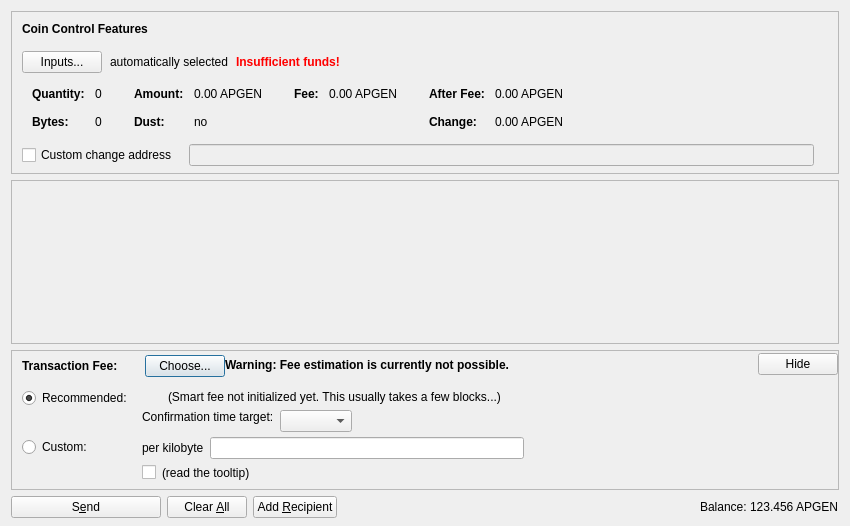
<?xml version="1.0" encoding="UTF-8"?>
<ui version="4.0">
 <class>SendCoinsDialog</class>
 <widget class="QDialog" name="SendCoinsDialog">
  <property name="geometry">
   <rect>
    <x>0</x>
    <y>0</y>
    <width>850</width>
    <height>526</height>
   </rect>
  </property>
  <property name="windowTitle">
   <string>Send Coins</string>
  </property>
  <layout class="QVBoxLayout" name="verticalLayout" stretch="0,1,0,0">
   <property name="bottomMargin">
    <number>8</number>
   </property>
   <item>
    <widget class="QFrame" name="frameCoinControl">
     <property name="sizePolicy">
      <sizepolicy hsizetype="Expanding" vsizetype="Expanding">
       <horstretch>0</horstretch>
       <verstretch>0</verstretch>
      </sizepolicy>
     </property>
     <property name="maximumSize">
      <size>
       <width>16777215</width>
       <height>16777215</height>
      </size>
     </property>
     <property name="frameShape">
      <enum>QFrame::StyledPanel</enum>
     </property>
     <property name="frameShadow">
      <enum>QFrame::Sunken</enum>
     </property>
     <layout class="QVBoxLayout" name="verticalLayoutCoinControl2">
      <property name="spacing">
       <number>0</number>
      </property>
      <property name="leftMargin">
       <number>0</number>
      </property>
      <property name="topMargin">
       <number>0</number>
      </property>
      <property name="rightMargin">
       <number>0</number>
      </property>
      <property name="bottomMargin">
       <number>6</number>
      </property>
      <item>
       <layout class="QVBoxLayout" name="verticalLayoutCoinControl" stretch="0,0,0,0,1">
        <property name="spacing">
         <number>0</number>
        </property>
        <property name="leftMargin">
         <number>10</number>
        </property>
        <property name="topMargin">
         <number>10</number>
        </property>
        <item>
         <layout class="QHBoxLayout" name="horizontalLayoutCoinControl1">
          <property name="bottomMargin">
           <number>15</number>
          </property>
          <item>
           <widget class="QLabel" name="labelCoinControlFeatures">
            <property name="sizePolicy">
             <sizepolicy hsizetype="Preferred" vsizetype="Maximum">
              <horstretch>0</horstretch>
              <verstretch>0</verstretch>
             </sizepolicy>
            </property>
            <property name="font">
             <font>
              <weight>75</weight>
              <bold>true</bold>
             </font>
            </property>
            <property name="styleSheet">
             <string notr="true">font-weight:bold;</string>
            </property>
            <property name="text">
             <string>Coin Control Features</string>
            </property>
           </widget>
          </item>
         </layout>
        </item>
        <item>
         <layout class="QHBoxLayout" name="horizontalLayoutCoinControl2" stretch="0,0,0,0">
          <property name="spacing">
           <number>8</number>
          </property>
          <property name="bottomMargin">
           <number>10</number>
          </property>
          <item>
           <widget class="QPushButton" name="pushButtonCoinControl">
            <property name="styleSheet">
             <string notr="true"/>
            </property>
            <property name="text">
             <string>Inputs...</string>
            </property>
            <property name="autoDefault">
             <bool>false</bool>
            </property>
           </widget>
          </item>
          <item>
           <widget class="QLabel" name="labelCoinControlAutomaticallySelected">
            <property name="text">
             <string>automatically selected</string>
            </property>
            <property name="margin">
             <number>5</number>
            </property>
           </widget>
          </item>
          <item>
           <widget class="QLabel" name="labelCoinControlInsuffFunds">
            <property name="font">
             <font>
              <weight>75</weight>
              <bold>true</bold>
             </font>
            </property>
            <property name="styleSheet">
             <string notr="true">color:red;font-weight:bold;</string>
            </property>
            <property name="text">
             <string>Insufficient funds!</string>
            </property>
            <property name="margin">
             <number>5</number>
            </property>
           </widget>
          </item>
          <item>
           <spacer name="horizontalSpacerCoinControl">
            <property name="orientation">
             <enum>Qt::Horizontal</enum>
            </property>
            <property name="sizeHint" stdset="0">
             <size>
              <width>40</width>
              <height>1</height>
             </size>
            </property>
           </spacer>
          </item>
         </layout>
        </item>
        <item>
         <widget class="QWidget" name="widgetCoinControl" native="true">
          <property name="sizePolicy">
           <sizepolicy hsizetype="Preferred" vsizetype="Preferred">
            <horstretch>0</horstretch>
            <verstretch>0</verstretch>
           </sizepolicy>
          </property>
          <property name="minimumSize">
           <size>
            <width>0</width>
            <height>0</height>
           </size>
          </property>
          <property name="styleSheet">
           <string notr="true"/>
          </property>
          <layout class="QHBoxLayout" name="horizontalLayoutCoinControl5">
           <property name="leftMargin">
            <number>0</number>
           </property>
           <property name="topMargin">
            <number>0</number>
           </property>
           <property name="rightMargin">
            <number>0</number>
           </property>
           <property name="bottomMargin">
            <number>0</number>
           </property>
           <item>
            <layout class="QHBoxLayout" name="horizontalLayoutCoinControl3" stretch="0,0,0,1">
             <property name="spacing">
              <number>20</number>
             </property>
             <property name="topMargin">
              <number>0</number>
             </property>
             <property name="bottomMargin">
              <number>10</number>
             </property>
             <item>
              <layout class="QFormLayout" name="formLayoutCoinControl1">
               <property name="horizontalSpacing">
                <number>10</number>
               </property>
               <property name="verticalSpacing">
                <number>14</number>
               </property>
               <property name="leftMargin">
                <number>10</number>
               </property>
               <property name="topMargin">
                <number>4</number>
               </property>
               <property name="rightMargin">
                <number>6</number>
               </property>
               <item row="0" column="0">
                <widget class="QLabel" name="labelCoinControlQuantityText">
                 <property name="font">
                  <font>
                   <weight>75</weight>
                   <bold>true</bold>
                  </font>
                 </property>
                 <property name="text">
                  <string>Quantity:</string>
                 </property>
                 <property name="margin">
                  <number>0</number>
                 </property>
                </widget>
               </item>
               <item row="0" column="1">
                <widget class="QLabel" name="labelCoinControlQuantity">
                 <property name="cursor">
                  <cursorShape>IBeamCursor</cursorShape>
                 </property>
                 <property name="contextMenuPolicy">
                  <enum>Qt::ActionsContextMenu</enum>
                 </property>
                 <property name="text">
                  <string notr="true">0</string>
                 </property>
                 <property name="margin">
                  <number>0</number>
                 </property>
                 <property name="textInteractionFlags">
                  <set>Qt::LinksAccessibleByMouse|Qt::TextSelectableByKeyboard|Qt::TextSelectableByMouse</set>
                 </property>
                </widget>
               </item>
               <item row="1" column="0">
                <widget class="QLabel" name="labelCoinControlBytesText">
                 <property name="font">
                  <font>
                   <weight>75</weight>
                   <bold>true</bold>
                  </font>
                 </property>
                 <property name="text">
                  <string>Bytes:</string>
                 </property>
                </widget>
               </item>
               <item row="1" column="1">
                <widget class="QLabel" name="labelCoinControlBytes">
                 <property name="cursor">
                  <cursorShape>IBeamCursor</cursorShape>
                 </property>
                 <property name="contextMenuPolicy">
                  <enum>Qt::ActionsContextMenu</enum>
                 </property>
                 <property name="text">
                  <string notr="true">0</string>
                 </property>
                 <property name="textInteractionFlags">
                  <set>Qt::LinksAccessibleByMouse|Qt::TextSelectableByKeyboard|Qt::TextSelectableByMouse</set>
                 </property>
                </widget>
               </item>
              </layout>
             </item>
             <item>
              <layout class="QFormLayout" name="formLayoutCoinControl2">
               <property name="horizontalSpacing">
                <number>10</number>
               </property>
               <property name="verticalSpacing">
                <number>14</number>
               </property>
               <property name="leftMargin">
                <number>6</number>
               </property>
               <property name="topMargin">
                <number>4</number>
               </property>
               <property name="rightMargin">
                <number>6</number>
               </property>
               <item row="0" column="0">
                <widget class="QLabel" name="labelCoinControlAmountText">
                 <property name="font">
                  <font>
                   <weight>75</weight>
                   <bold>true</bold>
                  </font>
                 </property>
                 <property name="text">
                  <string>Amount:</string>
                 </property>
                 <property name="margin">
                  <number>0</number>
                 </property>
                </widget>
               </item>
               <item row="0" column="1">
                <widget class="QLabel" name="labelCoinControlAmount">
                 <property name="cursor">
                  <cursorShape>IBeamCursor</cursorShape>
                 </property>
                 <property name="contextMenuPolicy">
                  <enum>Qt::ActionsContextMenu</enum>
                 </property>
                 <property name="text">
                  <string notr="true">0.00 APGEN</string>
                 </property>
                 <property name="textInteractionFlags">
                  <set>Qt::LinksAccessibleByMouse|Qt::TextSelectableByKeyboard|Qt::TextSelectableByMouse</set>
                 </property>
                </widget>
               </item>
               <item row="1" column="0">
                <widget class="QLabel" name="labelCoinControlLowOutputText">
                 <property name="font">
                  <font>
                   <weight>75</weight>
                   <bold>true</bold>
                  </font>
                 </property>
                 <property name="text">
                  <string>Dust:</string>
                 </property>
                </widget>
               </item>
               <item row="1" column="1">
                <widget class="QLabel" name="labelCoinControlLowOutput">
                 <property name="cursor">
                  <cursorShape>IBeamCursor</cursorShape>
                 </property>
                 <property name="contextMenuPolicy">
                  <enum>Qt::ActionsContextMenu</enum>
                 </property>
                 <property name="text">
                  <string notr="true">no</string>
                 </property>
                 <property name="textInteractionFlags">
                  <set>Qt::LinksAccessibleByMouse|Qt::TextSelectableByKeyboard|Qt::TextSelectableByMouse</set>
                 </property>
                </widget>
               </item>
              </layout>
             </item>
             <item>
              <layout class="QFormLayout" name="formLayoutCoinControl3">
               <property name="horizontalSpacing">
                <number>10</number>
               </property>
               <property name="verticalSpacing">
                <number>14</number>
               </property>
               <property name="leftMargin">
                <number>6</number>
               </property>
               <property name="topMargin">
                <number>4</number>
               </property>
               <property name="rightMargin">
                <number>6</number>
               </property>
               <item row="0" column="0">
                <widget class="QLabel" name="labelCoinControlFeeText">
                 <property name="font">
                  <font>
                   <weight>75</weight>
                   <bold>true</bold>
                  </font>
                 </property>
                 <property name="text">
                  <string>Fee:</string>
                 </property>
                 <property name="margin">
                  <number>0</number>
                 </property>
                </widget>
               </item>
               <item row="0" column="1">
                <widget class="QLabel" name="labelCoinControlFee">
                 <property name="cursor">
                  <cursorShape>IBeamCursor</cursorShape>
                 </property>
                 <property name="contextMenuPolicy">
                  <enum>Qt::ActionsContextMenu</enum>
                 </property>
                 <property name="text">
                  <string notr="true">0.00 APGEN</string>
                 </property>
                 <property name="textInteractionFlags">
                  <set>Qt::LinksAccessibleByMouse|Qt::TextSelectableByKeyboard|Qt::TextSelectableByMouse</set>
                 </property>
                </widget>
               </item>
              </layout>
             </item>
             <item>
              <layout class="QFormLayout" name="formLayoutCoinControl4">
               <property name="horizontalSpacing">
                <number>10</number>
               </property>
               <property name="verticalSpacing">
                <number>14</number>
               </property>
               <property name="leftMargin">
                <number>6</number>
               </property>
               <property name="topMargin">
                <number>4</number>
               </property>
               <property name="rightMargin">
                <number>6</number>
               </property>
               <item row="0" column="0">
                <widget class="QLabel" name="labelCoinControlAfterFeeText">
                 <property name="font">
                  <font>
                   <weight>75</weight>
                   <bold>true</bold>
                  </font>
                 </property>
                 <property name="text">
                  <string>After Fee:</string>
                 </property>
                 <property name="margin">
                  <number>0</number>
                 </property>
                </widget>
               </item>
               <item row="0" column="1">
                <widget class="QLabel" name="labelCoinControlAfterFee">
                 <property name="cursor">
                  <cursorShape>IBeamCursor</cursorShape>
                 </property>
                 <property name="contextMenuPolicy">
                  <enum>Qt::ActionsContextMenu</enum>
                 </property>
                 <property name="text">
                  <string notr="true">0.00 APGEN</string>
                 </property>
                 <property name="textInteractionFlags">
                  <set>Qt::LinksAccessibleByMouse|Qt::TextSelectableByKeyboard|Qt::TextSelectableByMouse</set>
                 </property>
                </widget>
               </item>
               <item row="1" column="0">
                <widget class="QLabel" name="labelCoinControlChangeText">
                 <property name="font">
                  <font>
                   <weight>75</weight>
                   <bold>true</bold>
                  </font>
                 </property>
                 <property name="text">
                  <string>Change:</string>
                 </property>
                </widget>
               </item>
               <item row="1" column="1">
                <widget class="QLabel" name="labelCoinControlChange">
                 <property name="cursor">
                  <cursorShape>IBeamCursor</cursorShape>
                 </property>
                 <property name="contextMenuPolicy">
                  <enum>Qt::ActionsContextMenu</enum>
                 </property>
                 <property name="text">
                  <string notr="true">0.00 APGEN</string>
                 </property>
                 <property name="textInteractionFlags">
                  <set>Qt::LinksAccessibleByMouse|Qt::TextSelectableByKeyboard|Qt::TextSelectableByMouse</set>
                 </property>
                </widget>
               </item>
              </layout>
             </item>
            </layout>
           </item>
          </layout>
         </widget>
        </item>
        <item>
         <layout class="QHBoxLayout" name="horizontalLayoutCoinControl4" stretch="0,0,0">
          <property name="spacing">
           <number>12</number>
          </property>
          <property name="sizeConstraint">
           <enum>QLayout::SetDefaultConstraint</enum>
          </property>
          <property name="topMargin">
           <number>5</number>
          </property>
          <property name="rightMargin">
           <number>5</number>
          </property>
          <item>
           <widget class="QCheckBox" name="checkBoxCoinControlChange">
            <property name="toolTip">
             <string>If this is activated, but the change address is empty or invalid, change will be sent to a newly generated address.</string>
            </property>
            <property name="text">
             <string>Custom change address</string>
            </property>
           </widget>
          </item>
          <item>
           <widget class="QValidatedLineEdit" name="lineEditCoinControlChange">
            <property name="enabled">
             <bool>false</bool>
            </property>
            <property name="sizePolicy">
             <sizepolicy hsizetype="Expanding" vsizetype="Fixed">
              <horstretch>0</horstretch>
              <verstretch>0</verstretch>
             </sizepolicy>
            </property>
           </widget>
          </item>
          <item>
           <widget class="QLabel" name="labelCoinControlChangeLabel">
            <property name="sizePolicy">
             <sizepolicy hsizetype="Preferred" vsizetype="Expanding">
              <horstretch>0</horstretch>
              <verstretch>0</verstretch>
             </sizepolicy>
            </property>
            <property name="minimumSize">
             <size>
              <width>0</width>
              <height>0</height>
             </size>
            </property>
            <property name="text">
             <string/>
            </property>
            <property name="margin">
             <number>3</number>
            </property>
           </widget>
          </item>
         </layout>
        </item>
        <item>
         <spacer name="verticalSpacerCoinControl">
          <property name="orientation">
           <enum>Qt::Vertical</enum>
          </property>
          <property name="sizeHint" stdset="0">
           <size>
            <width>800</width>
            <height>1</height>
           </size>
          </property>
         </spacer>
        </item>
       </layout>
      </item>
     </layout>
    </widget>
   </item>
   <item>
    <widget class="QScrollArea" name="scrollArea">
     <property name="widgetResizable">
      <bool>true</bool>
     </property>
     <widget class="QWidget" name="scrollAreaWidgetContents">
      <property name="geometry">
       <rect>
        <x>0</x>
        <y>0</y>
        <width>830</width>
        <height>104</height>
       </rect>
      </property>
      <layout class="QVBoxLayout" name="verticalLayout_2" stretch="0,1">
       <property name="leftMargin">
        <number>0</number>
       </property>
       <property name="topMargin">
        <number>0</number>
       </property>
       <property name="rightMargin">
        <number>0</number>
       </property>
       <property name="bottomMargin">
        <number>0</number>
       </property>
       <item>
        <layout class="QVBoxLayout" name="entries">
         <property name="spacing">
          <number>6</number>
         </property>
        </layout>
       </item>
       <item>
        <spacer name="verticalSpacer">
         <property name="orientation">
          <enum>Qt::Vertical</enum>
         </property>
         <property name="sizeHint" stdset="0">
          <size>
           <width>20</width>
           <height>40</height>
          </size>
         </property>
        </spacer>
       </item>
      </layout>
     </widget>
    </widget>
   </item>
   <item>
    <widget class="QFrame" name="frameFee">
     <property name="sizePolicy">
      <sizepolicy hsizetype="Expanding" vsizetype="Expanding">
       <horstretch>0</horstretch>
       <verstretch>0</verstretch>
      </sizepolicy>
     </property>
     <property name="maximumSize">
      <size>
       <width>16777215</width>
       <height>16777215</height>
      </size>
     </property>
     <property name="frameShape">
      <enum>QFrame::StyledPanel</enum>
     </property>
     <property name="frameShadow">
      <enum>QFrame::Sunken</enum>
     </property>
     <layout class="QVBoxLayout" name="verticalLayoutFee1">
      <property name="spacing">
       <number>0</number>
      </property>
      <property name="leftMargin">
       <number>0</number>
      </property>
      <property name="topMargin">
       <number>0</number>
      </property>
      <property name="rightMargin">
       <number>0</number>
      </property>
      <property name="bottomMargin">
       <number>0</number>
      </property>
      <item>
       <layout class="QVBoxLayout" name="verticalLayoutFee2" stretch="0,0,0">
        <property name="spacing">
         <number>0</number>
        </property>
        <property name="leftMargin">
         <number>10</number>
        </property>
        <property name="topMargin">
         <number>0</number>
        </property>
        <item>
         <layout class="QHBoxLayout" name="horizontalLayoutFee1">
          <property name="bottomMargin">
           <number>0</number>
          </property>
          <item>
           <layout class="QVBoxLayout" name="verticalLayoutFee7">
            <property name="spacing">
             <number>0</number>
            </property>
            <item>
             <spacer name="verticalSpacerSmartFee">
              <property name="orientation">
               <enum>Qt::Vertical</enum>
              </property>
              <property name="sizeType">
               <enum>QSizePolicy::Fixed</enum>
              </property>
              <property name="sizeHint" stdset="0">
               <size>
                <width>1</width>
                <height>4</height>
               </size>
              </property>
             </spacer>
            </item>
            <item>
             <layout class="QHBoxLayout" name="horizontalLayoutSmartFee">
              <property name="spacing">
               <number>10</number>
              </property>
              <item>
               <widget class="QLabel" name="labelFeeHeadline">
                <property name="sizePolicy">
                 <sizepolicy hsizetype="Preferred" vsizetype="Maximum">
                  <horstretch>0</horstretch>
                  <verstretch>0</verstretch>
                 </sizepolicy>
                </property>
                <property name="font">
                 <font>
                  <weight>75</weight>
                  <bold>true</bold>
                 </font>
                </property>
                <property name="styleSheet">
                 <string notr="true">font-weight:bold;</string>
                </property>
                <property name="text">
                 <string>Transaction Fee:</string>
                </property>
               </widget>
              </item>
              <item>
               <widget class="QLabel" name="labelFeeMinimized">
                <property name="text">
                 <string/>
                </property>
               </widget>
              </item>
              <item>
               <widget class="QPushButton" name="buttonChooseFee">
                <property name="text">
                 <string>Choose...</string>
                </property>
               </widget>
              </item>
             </layout>
            </item>
            <item>
             <spacer name="verticalSpacer_5">
              <property name="orientation">
               <enum>Qt::Vertical</enum>
              </property>
              <property name="sizeHint" stdset="0">
               <size>
                <width>1</width>
                <height>1</height>
               </size>
              </property>
             </spacer>
            </item>
           </layout>
          </item>
          <item>
           <widget class="QLabel" name="fallbackFeeWarningLabel">
            <property name="toolTip">
             <string>Using the fallbackfee can result in sending a transaction that will take several hours or days (or never) to confirm. Consider choosing your fee manually or wait until you have validated the complete chain.</string>
            </property>
            <property name="font">
            <font>
                <weight>75</weight>
                <bold>true</bold>
            </font>
            </property>
            <property name="text">
             <string>Warning: Fee estimation is currently not possible.</string>
            </property>
            <property name="wordWrap">
             <bool>false</bool>
            </property>
           </widget>
          </item>
          <item>
           <spacer name="horizontalSpacer_4">
            <property name="orientation">
             <enum>Qt::Horizontal</enum>
            </property>
            <property name="sizeType">
             <enum>QSizePolicy::MinimumExpanding</enum>
            </property>
            <property name="sizeHint" stdset="0">
             <size>
              <width>40</width>
              <height>20</height>
             </size>
            </property>
           </spacer>
          </item>
          <item>
           <widget class="QPushButton" name="buttonMinimizeFee">
            <property name="toolTip">
             <string>collapse fee-settings</string>
            </property>
            <property name="text">
             <string>Hide</string>
            </property>
           </widget>
          </item>
         </layout>
        </item>
        <item>
         <widget class="QFrame" name="frameFeeSelection">
          <layout class="QVBoxLayout" name="verticalLayoutFee12">
           <property name="spacing">
            <number>0</number>
           </property>
           <property name="leftMargin">
            <number>0</number>
           </property>
           <property name="topMargin">
            <number>0</number>
           </property>
           <property name="rightMargin">
            <number>0</number>
           </property>
           <property name="bottomMargin">
            <number>0</number>
           </property>
           <item>
            <layout class="QGridLayout" name="gridLayoutFee">
             <property name="topMargin">
              <number>10</number>
             </property>
             <property name="bottomMargin">
              <number>4</number>
             </property>
             <property name="horizontalSpacing">
              <number>10</number>
             </property>
             <property name="verticalSpacing">
              <number>4</number>
             </property>
             <item row="1" column="1">
              <layout class="QVBoxLayout" name="verticalLayoutFee8">
               <property name="spacing">
                <number>6</number>
               </property>
               <item>
                <layout class="QHBoxLayout" name="horizontalLayoutFee13">
                 <item>
                  <widget class="QLabel" name="labelCustomPerKilobyte">
                   <property name="toolTip">
                    <string>If the custom fee is set to 1000 satoshis and the transaction is only 250 bytes, then &quot;per kilobyte&quot; only pays 250 satoshis in fee, while &quot;total at least&quot; pays 1000 satoshis. For transactions bigger than a kilobyte both pay by kilobyte.</string>
                   </property>
                   <property name="text">
                    <string>per kilobyte</string>
                   </property>
                  </widget>
                 </item>
                 <item>
                  <widget class="BitcoinAmountField" name="customFee"/>
                 </item>
                 <item>
                  <spacer name="horizontalSpacer_6">
                   <property name="orientation">
                    <enum>Qt::Horizontal</enum>
                   </property>
                   <property name="sizeHint" stdset="0">
                    <size>
                     <width>1</width>
                     <height>1</height>
                    </size>
                   </property>
                  </spacer>
                 </item>
                </layout>
               </item>
               <item>
                <layout class="QHBoxLayout" name="horizontalLayoutFee8">
                 <item>
                  <widget class="QCheckBox" name="checkBoxMinimumFee">
                   <property name="toolTip">
                    <string>Paying only the minimum fee is just fine as long as there is less transaction volume than space in the blocks. But be aware that this can end up in a never confirming transaction once there is more demand for apexgenesiscoin transactions than the network can process.</string>
                   </property>
                   <property name="text">
                    <string/>
                   </property>
                  </widget>
                 </item>
                 <item>
                  <widget class="QLabel" name="labelMinFeeWarning">
                   <property name="enabled">
                    <bool>true</bool>
                   </property>
                   <property name="toolTip">
                    <string>Paying only the minimum fee is just fine as long as there is less transaction volume than space in the blocks. But be aware that this can end up in a never confirming transaction once there is more demand for apexgenesiscoin transactions than the network can process.</string>
                   </property>
                   <property name="text">
                    <string>(read the tooltip)</string>
                   </property>
                   <property name="margin">
                    <number>5</number>
                   </property>
                  </widget>
                 </item>
                 <item>
                  <spacer name="horizontalSpacer_2">
                   <property name="orientation">
                    <enum>Qt::Horizontal</enum>
                   </property>
                   <property name="sizeHint" stdset="0">
                    <size>
                     <width>1</width>
                     <height>1</height>
                    </size>
                   </property>
                  </spacer>
                 </item>
                </layout>
               </item>
              </layout>
             </item>
             <item row="0" column="0">
              <layout class="QVBoxLayout" name="verticalLayoutFee4" stretch="0,1">
               <item>
                <widget class="QRadioButton" name="radioSmartFee">
                 <property name="text">
                  <string>Recommended:</string>
                 </property>
                 <property name="checked">
                  <bool>true</bool>
                 </property>
                 <attribute name="buttonGroup">
                  <string notr="true">groupFee</string>
                 </attribute>
                </widget>
               </item>
               <item>
                <spacer name="verticalSpacer_2">
                 <property name="orientation">
                  <enum>Qt::Vertical</enum>
                 </property>
                 <property name="sizeHint" stdset="0">
                  <size>
                   <width>1</width>
                   <height>1</height>
                  </size>
                 </property>
                </spacer>
               </item>
              </layout>
             </item>
             <item row="1" column="0">
              <layout class="QVBoxLayout" name="verticalLayoutFee9" stretch="0,1">
               <item>
                <widget class="QRadioButton" name="radioCustomFee">
                 <property name="text">
                  <string>Custom:</string>
                 </property>
                 <attribute name="buttonGroup">
                  <string notr="true">groupFee</string>
                 </attribute>
                </widget>
               </item>
               <item>
                <spacer name="verticalSpacer_6">
                 <property name="orientation">
                  <enum>Qt::Vertical</enum>
                 </property>
                 <property name="sizeHint" stdset="0">
                  <size>
                   <width>1</width>
                   <height>1</height>
                  </size>
                 </property>
                </spacer>
               </item>
              </layout>
             </item>
             <item row="0" column="1">
              <layout class="QVBoxLayout" name="verticalLayoutFee3" stretch="0,0,1">
               <property name="spacing">
                <number>6</number>
               </property>
               <property name="topMargin">
                <number>2</number>
               </property>
               <item>
                <layout class="QHBoxLayout" name="horizontalLayoutFee12">
                 <item>
                  <widget class="QLabel" name="labelSmartFee">
                   <property name="text">
                    <string/>
                   </property>
                   <property name="margin">
                    <number>2</number>
                   </property>
                  </widget>
                 </item>
                 <item>
                  <widget class="QLabel" name="labelFeeEstimation">
                   <property name="text">
                    <string/>
                   </property>
                  </widget>
                 </item>
                 <item>
                  <widget class="QLabel" name="labelSmartFee2">
                   <property name="text">
                    <string>(Smart fee not initialized yet. This usually takes a few blocks...)</string>
                   </property>
                   <property name="margin">
                    <number>2</number>
                   </property>
                  </widget>
                 </item>
                 <item>
                  <spacer name="horizontalSpacer_5">
                   <property name="orientation">
                    <enum>Qt::Horizontal</enum>
                   </property>
                   <property name="sizeHint" stdset="0">
                    <size>
                     <width>1</width>
                     <height>1</height>
                    </size>
                   </property>
                  </spacer>
                 </item>
                </layout>
               </item>
               <item>
                <layout class="QHBoxLayout" name="horizontalLayoutFee9">
                 <item>
                  <layout class="QVBoxLayout" name="verticalLayoutFee6">
                   <item>
                    <widget class="QLabel" name="labelSmartFee3">
                     <property name="text">
                      <string>Confirmation time target:</string>
                     </property>
                     <property name="margin">
                      <number>2</number>
                     </property>
                    </widget>
                   </item>
                   <item>
                    <spacer name="verticalSpacer_3">
                     <property name="orientation">
                      <enum>Qt::Vertical</enum>
                     </property>
                     <property name="sizeHint" stdset="0">
                      <size>
                       <width>1</width>
                       <height>1</height>
                      </size>
                     </property>
                    </spacer>
                   </item>
                  </layout>
                 </item>
                 <item>
                  <layout class="QVBoxLayout" name="verticalLayoutFee5">
                   <property name="rightMargin">
                    <number>30</number>
                   </property>
                   <item>
                    <layout class="QHBoxLayout" name="horizontalLayoutConfTarget">
                     <property name="bottomMargin">
                      <number>0</number>
                     </property>
                     <item>
                      <widget class="QComboBox" name="confTargetSelector"/>
                     </item>
                     <item>
                      <spacer name="horizontalSpacerConfTarget">
                       <property name="orientation">
                        <enum>Qt::Horizontal</enum>
                       </property>
                       <property name="sizeHint" stdset="0">
                        <size>
                         <width>40</width>
                         <height>20</height>
                        </size>
                       </property>
                      </spacer>
                     </item>
                    </layout>
                   </item>
                  </layout>
                 </item>
                </layout>
               </item>
               <item>
                <spacer name="verticalSpacer_4">
                 <property name="orientation">
                  <enum>Qt::Vertical</enum>
                 </property>
                 <property name="sizeHint" stdset="0">
                  <size>
                   <width>1</width>
                   <height>1</height>
                  </size>
                 </property>
                </spacer>
               </item>
              </layout>
             </item>
            </layout>
           </item>
          </layout>
         </widget>
        </item>
        <item>
         <spacer name="verticalSpacerFee">
          <property name="orientation">
           <enum>Qt::Vertical</enum>
          </property>
          <property name="sizeHint" stdset="0">
           <size>
            <width>40</width>
            <height>5</height>
           </size>
          </property>
         </spacer>
        </item>
       </layout>
      </item>
     </layout>
    </widget>
   </item>
   <item>
    <layout class="QHBoxLayout" name="horizontalLayout">
     <item>
      <widget class="QPushButton" name="sendButton">
       <property name="minimumSize">
        <size>
         <width>150</width>
         <height>0</height>
        </size>
       </property>
       <property name="toolTip">
        <string>Confirm the send action</string>
       </property>
       <property name="text">
        <string>S&amp;end</string>
       </property>
       <property name="icon">
        <iconset resource="../bitcoin.qrc">
         <normaloff>:/icons/send</normaloff>:/icons/send</iconset>
       </property>
       <property name="autoDefault">
        <bool>false</bool>
       </property>
       <property name="default">
        <bool>false</bool>
       </property>
      </widget>
     </item>
     <item>
      <widget class="QPushButton" name="clearButton">
       <property name="sizePolicy">
        <sizepolicy hsizetype="Minimum" vsizetype="Fixed">
         <horstretch>0</horstretch>
         <verstretch>0</verstretch>
        </sizepolicy>
       </property>
       <property name="toolTip">
        <string>Clear all fields of the form.</string>
       </property>
       <property name="text">
        <string>Clear &amp;All</string>
       </property>
       <property name="icon">
        <iconset resource="../bitcoin.qrc">
         <normaloff>:/icons/remove</normaloff>:/icons/remove</iconset>
       </property>
       <property name="autoDefault">
        <bool>false</bool>
       </property>
      </widget>
     </item>
     <item>
      <widget class="QPushButton" name="addButton">
       <property name="toolTip">
        <string>Send to multiple recipients at once</string>
       </property>
       <property name="text">
        <string>Add &amp;Recipient</string>
       </property>
       <property name="icon">
        <iconset resource="../bitcoin.qrc">
         <normaloff>:/icons/add</normaloff>:/icons/add</iconset>
       </property>
       <property name="autoDefault">
        <bool>false</bool>
       </property>
      </widget>
     </item>
     <item>
      <spacer name="horizontalSpacer">
       <property name="orientation">
        <enum>Qt::Horizontal</enum>
       </property>
       <property name="sizeHint" stdset="0">
        <size>
         <width>40</width>
         <height>20</height>
        </size>
       </property>
      </spacer>
     </item>
     <item>
      <layout class="QHBoxLayout" name="horizontalLayout_2">
       <property name="spacing">
        <number>3</number>
       </property>
       <item>
        <widget class="QLabel" name="label">
         <property name="sizePolicy">
          <sizepolicy hsizetype="Preferred" vsizetype="Fixed">
           <horstretch>0</horstretch>
           <verstretch>0</verstretch>
          </sizepolicy>
         </property>
         <property name="text">
          <string>Balance:</string>
         </property>
        </widget>
       </item>
       <item>
        <widget class="QLabel" name="labelBalance">
         <property name="sizePolicy">
          <sizepolicy hsizetype="Preferred" vsizetype="Fixed">
           <horstretch>0</horstretch>
           <verstretch>0</verstretch>
          </sizepolicy>
         </property>
         <property name="cursor">
          <cursorShape>IBeamCursor</cursorShape>
         </property>
         <property name="text">
          <string notr="true">123.456 APGEN</string>
         </property>
         <property name="textInteractionFlags">
          <set>Qt::LinksAccessibleByMouse|Qt::TextSelectableByKeyboard|Qt::TextSelectableByMouse</set>
         </property>
        </widget>
       </item>
      </layout>
     </item>
    </layout>
   </item>
  </layout>
 </widget>
 <customwidgets>
  <customwidget>
   <class>QValidatedLineEdit</class>
   <extends>QLineEdit</extends>
   <header>qvalidatedlineedit.h</header>
  </customwidget>
  <customwidget>
   <class>BitcoinAmountField</class>
   <extends>QLineEdit</extends>
   <header>bitcoinamountfield.h</header>
   <container>1</container>
  </customwidget>
 </customwidgets>
 <resources>
  <include location="../bitcoin.qrc"/>
 </resources>
 <connections/>
 <buttongroups>
  <buttongroup name="groupFee"/>
 </buttongroups>
</ui>
